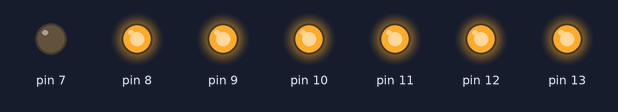
The sketch below on a simulated Arduino Uno, built with avr-gcc and run on an emulated ATmega328P. On the bench: output pins drawn as LEDs (lit = HIGH).

Above: at 0.5 s.
At 1.5 s:
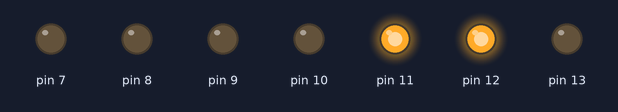
At 3.5 s:
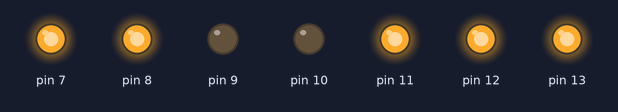
At 4.5 s:
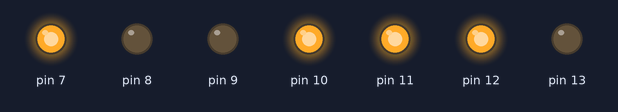
At 6.5 s:
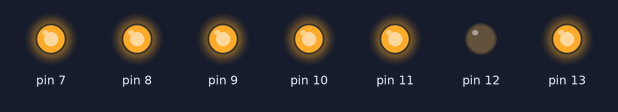
At 9.5 s:
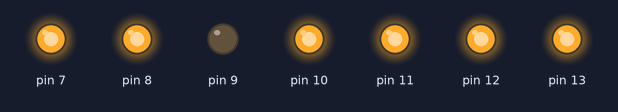
Timing chart, 0 to 11.5 s (numbered marks = the images above):
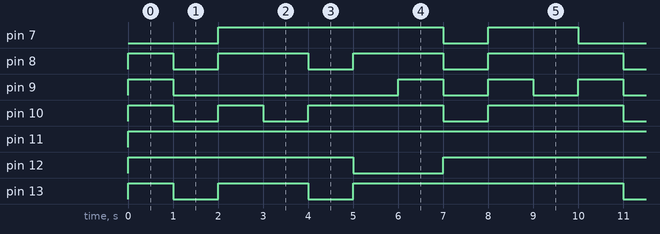

The sketch:

AtividadeDisplay.ino
```cpp
//Atividade Display do numero acender do numero 1 ate o 9
void setup() {
  pinMode(13, OUTPUT);
  pinMode(12, OUTPUT);
  pinMode(11, OUTPUT);
  pinMode(10, OUTPUT);
  pinMode(9, OUTPUT);
  pinMode(8, OUTPUT);
  pinMode(7, OUTPUT);
}

void loop() {
  fazer0();
  delay(1000);

  fazer1();
  delay(1000);

  fazer2();
  delay(1000);

  fazer3();
  delay(1000);

  fazer4();
  delay(1000);

  fazer5();
  delay(1000);

  fazer6();
  delay(1000);

  fazer7();
  delay(1000);

  fazer8();
  delay(1000);

  fazer9();
  delay(1000);
}

void Desligar(){
  digitalWrite(13, LOW);
  digitalWrite(12, LOW);
  digitalWrite(11, LOW);
  digitalWrite(10,LOW);
  digitalWrite(9, LOW);
  digitalWrite(8, LOW);
  digitalWrite(7, LOW);
}

void fazer0(){
  digitalWrite(13, HIGH);
  digitalWrite(12, HIGH);
  digitalWrite(11, HIGH);
  digitalWrite(10, HIGH);
  digitalWrite(9, HIGH);
  digitalWrite(8, HIGH);
  digitalWrite(7, LOW);
}

void fazer1(){
  digitalWrite(13, LOW);
  digitalWrite(12, HIGH);
  digitalWrite(11, HIGH);
  digitalWrite(10, LOW);
  digitalWrite(9, LOW);
  digitalWrite(8, LOW);
  digitalWrite(7, LOW);
}

void fazer2(){
  digitalWrite(13, HIGH);
  digitalWrite(12, HIGH);
  digitalWrite(11, HIGH);
  digitalWrite(10, HIGH);
  digitalWrite(9, LOW);
  digitalWrite(8, HIGH);
  digitalWrite(7, HIGH);
}

void fazer3(){
  digitalWrite(13, HIGH);
  digitalWrite(12, HIGH);
  digitalWrite(11, HIGH);
  digitalWrite(10, LOW);
  digitalWrite(9, LOW);
  digitalWrite(8, HIGH);
  digitalWrite(7, HIGH);
}

void fazer4(){
  digitalWrite(13, LOW);
  digitalWrite(12, HIGH);
  digitalWrite(11, HIGH);
  digitalWrite(10, HIGH);
  digitalWrite(9, LOW);
  digitalWrite(8, LOW);
  digitalWrite(7, HIGH);
}

void fazer5(){
  digitalWrite(13, HIGH);
  digitalWrite(12, LOW);
  digitalWrite(11, HIGH);
  digitalWrite(10, HIGH);
  digitalWrite(9, LOW);
  digitalWrite(8, HIGH);
  digitalWrite(7, HIGH);
}

void fazer6(){
  digitalWrite(13, HIGH);
  digitalWrite(12, LOW);
  digitalWrite(11, HIGH);
  digitalWrite(10, HIGH);
  digitalWrite(9, HIGH);
  digitalWrite(8, HIGH);
  digitalWrite(7, HIGH);
}

void fazer7(){
  digitalWrite(13, HIGH);
  digitalWrite(12, HIGH);
  digitalWrite(11, HIGH);
  digitalWrite(10, LOW);
  digitalWrite(9, LOW);
  digitalWrite(8, LOW);
  digitalWrite(7, LOW);
}

void fazer8(){
  digitalWrite(13, HIGH);
  digitalWrite(12, HIGH);
  digitalWrite(11, HIGH);
  digitalWrite(10, HIGH);
  digitalWrite(9, HIGH);
  digitalWrite(8, HIGH);
  digitalWrite(7, HIGH);
}

void fazer9(){
  digitalWrite(13, HIGH);
  digitalWrite(12, HIGH);
  digitalWrite(11, HIGH);
  digitalWrite(10, HIGH);
  digitalWrite(9, LOW);
  digitalWrite(8, HIGH);
  digitalWrite(7, HIGH);
}
```

Measured:
- by itself, pin 7: repeats every 10.0 s: LOW 1.0 s, HIGH 2.0 s, LOW 2.0 s, HIGH 5.0 s
- by itself, pin 8: repeats every 10.0 s: 2 × (LOW 1.0 s, HIGH 2.0 s), LOW 1.0 s, HIGH 3.0 s
- by itself, pin 9: repeats every 10.0 s: LOW 5.0 s, 2 × (HIGH 1.0 s, LOW 1.0 s), HIGH 1.0 s
- by itself, pin 10: repeats every 10.0 s: LOW 1.0 s, HIGH 1.0 s, 2 × (LOW 1.0 s, HIGH 3.0 s)
- by itself, pin 11: LOW → HIGH at 0.00 s
- by itself, pin 12: repeats every 10.0 s: LOW 2.0 s, HIGH 8.0 s
- by itself, pin 13: repeats every 10.0 s: LOW 1.0 s, HIGH 2.0 s, LOW 1.0 s, HIGH 6.0 s
